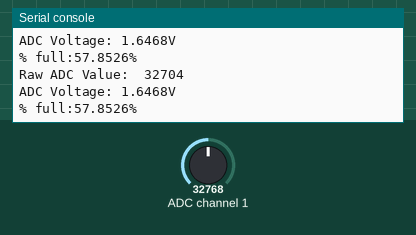
Recording of a program running on a simulated CircuitPython board. Parts: the last lines printed to the serial console. Inputs (shaded band) come from the test bench; at power-on: ADC channel 1 = 32768 (analog values on the 0–65535 scale).

Above: at 1.2 s.
1.3 s: ADC channel 1 set to 45874
At 1.9 s:
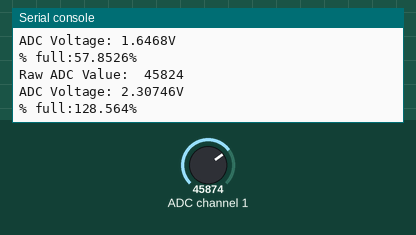
2.8 s: ADC channel 1 set to 57670
At 3.4 s:
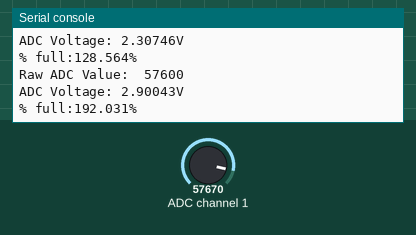
Timing chart, 0 to 5.8 s (numbered marks = the images above; inputs shaded):
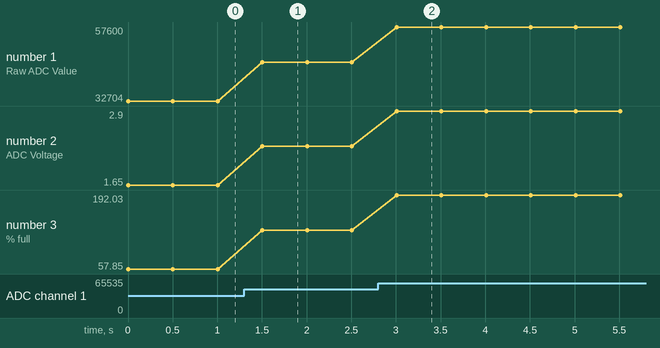

The program:

testpot.py
```python
# Potentiometer test
# This works!
# Need to wire input into Channel 0.
# Potentiometer has three pins -- Vin, OUT and GND

import busio
import digitalio
import board
import adafruit_mcp3xxx.mcp3008 as MCP
from adafruit_mcp3xxx.analog_in import AnalogIn
import time

# create the spi bus
spi = busio.SPI(clock=board.SCK, MISO=board.MISO, MOSI=board.MOSI)

# create the cs (chip select)
cs = digitalio.DigitalInOut(board.D5)

# create the mcp object
mcp = MCP.MCP3008(spi, cs)

# create an analog input channel on pin 0
chan = AnalogIn(mcp, MCP.P1)

# percentages using excel and spot readings appear to be:
# 1% = 1.115629v
# 50% = 1.573429v
# 100% = 2.040571v
# observations seem to be fairly linear
#
# v = 1.106286 + (0.009343 * p)
# percentage = (voltage - 1.106286) / 0.009343
def percentage_from_voltage(voltage):
    return (voltage - 1.106286) / 0.009343

while True:
    print('Raw ADC Value: ', chan.value)
    print('ADC Voltage: ' + str(chan.voltage) + 'V')
    print('% full:'+str(percentage_from_voltage(chan.voltage))+'%')
    time.sleep(0.5)
```

Measured:
- after the input at 1.3 s, the serial console: prints a new line after 0.20 s (image 1)
- after the input at 2.8 s, the serial console: prints a new line after 0.21 s (image 2)
- plotted number 1: 32704 → 45824 after the input at 1.3 s, 45824 → 57600 after the input at 2.8 s
- plotted number 2: 1.65 → 2.31 after the input at 1.3 s, 2.31 → 2.9 after the input at 2.8 s
- plotted number 3: 57.85 → 128.56 after the input at 1.3 s, 128.56 → 192.03 after the input at 2.8 s
